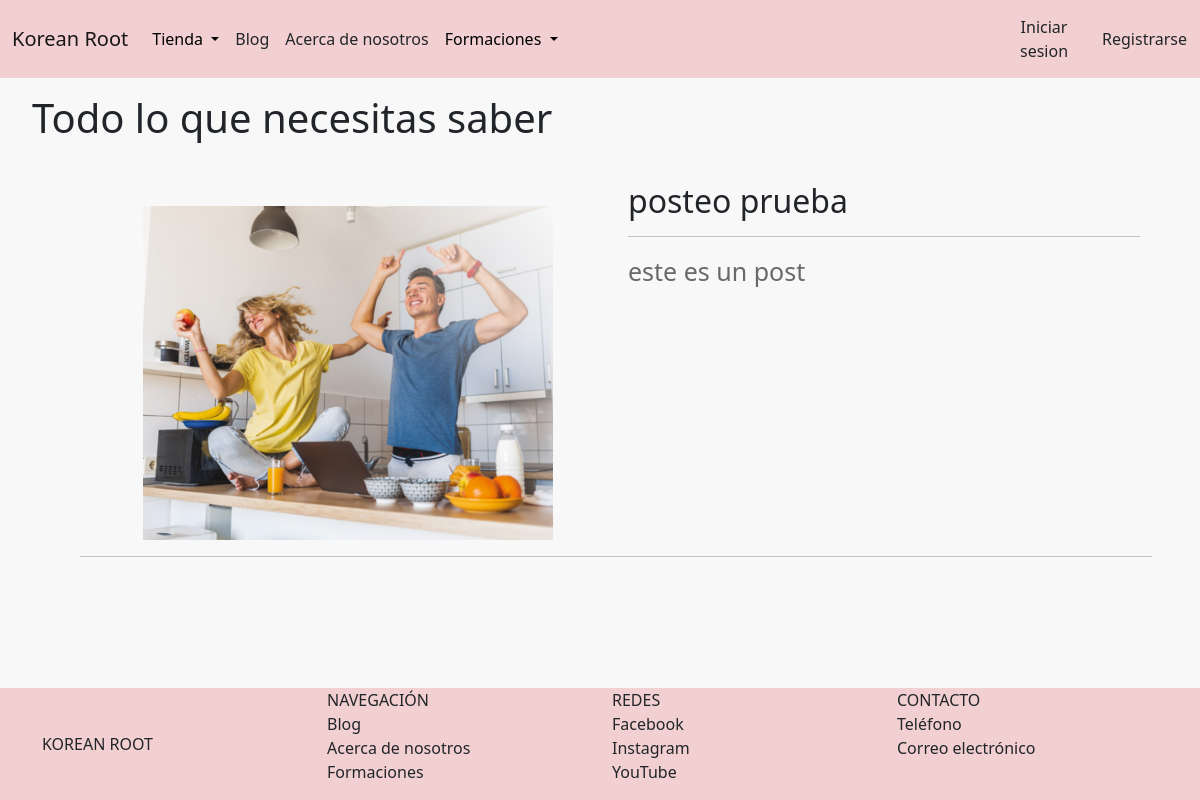
Before: /blog/listablog/ with the older database file.
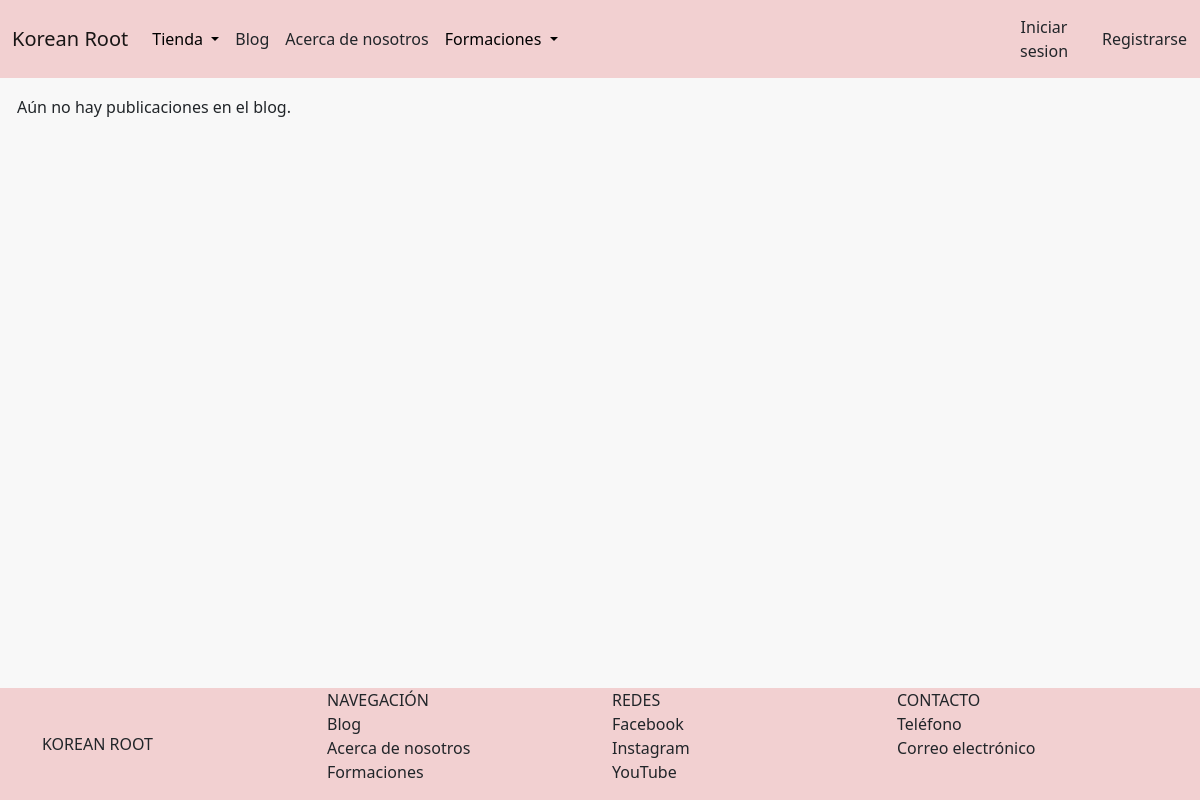
After: the same page with the newer database file.
### AppBlog/models.py (models this page shows, shortened)
class Post(models.Model):
    titulo = models.CharField(max_length=70)
    subtitulo = models.CharField(max_length=140)
    cuerpo = RichTextField(blank = True, null = True)
    fecha_creacion = models.DateTimeField()
    autor = models.CharField(max_length=50)
    img_portada = models.ImageField(upload_to='portadas_blog', null=True, blank=True)
    img_miniatura = models.ImageField(upload_to='miniaturas_blog', null=True, blank=True)
    fuente = models.CharField(max_length=20, null= True, blank= True)
    link_noticia = models.CharField(max_length=255, null= True, blank= True)

### AppBlog/views.py (the view)
# urls.py: path('listablog/', publicaciones, name='lista_publicaciones'),
def publicaciones(request):
    lista_publicaciones = Post.objects.all().order_by('-id')
    if lista_publicaciones.count() > 0:
        return render(request, 'AppBlog/listaPublicaciones.html', {'publicaciones': lista_publicaciones})
    else:
        messages.error(request, 'Aún no hay publicaciones en el blog.')
        return render(request, 'AppBlog/listaPublicaciones.html')

### AppBlog/templates/AppBlog/listaPublicaciones.html (shortened to what this page needs)
{% extends 'AppTienda/padre.html' %}
{% load static %}
{% block contenidoQueCambia %}
    <div style="border-bottom: 2%; border-top: 2%;">
        <ul>
            {% if publicaciones %}
                <h1 style="margin-top: 1rem; margin-bottom: 1rem;">Todo lo que necesitas saber</h1>
                {% for publicacion in publicaciones %}
                    <div class="row" style="margin-bottom: 1rem; margin-left: 3rem; margin-right: 3rem;">
                        <div class="col-6">
                            <div
                            style=
                            "margin-top: 3rem;
                            display: block;
                            align-items: center;
                            width: auto;"
                            >
                            {% if publicacion.img_miniatura %}
                                <img
                                src="{{ publicacion.img_miniatura.url }}"
                                alt=""
                                style=
                                "display: block;
                                margin-left: auto;
                                margin-right: auto;
                                max-width: 80%;
                                max-height: 25rem;"
                                >
                            {% endif %}
                            </div>
                        </div>
                        <div class="col-6" style="margin-top: 1.5rem;">
                            <a href="{% url 'blog:publicacion_detalle' id=publicacion.id %}" style="text-decoration: none; color:inherit;"><h2>{{publicacion.titulo}}</h2></a>
                            <hr>
                        <p style="font-size: 25px; color: rgb(105, 105, 105);">{{publicacion.subtitulo}}</p>
                        </div>
                        <hr style="margin-top: 1rem;">
                    </div>
                {% endfor %}
            {% endif %}
        </ul>
    </div>
{% endblock %}

Changed rows visible on the page:
removed Post: img_miniatura (picture), titulo "posteo prueba", subtitulo "este es un post"
Other visible differences:
new list line: "Aún no hay publicaciones en el blog."
text no longer shown: "Todo lo que necesitas saber"
